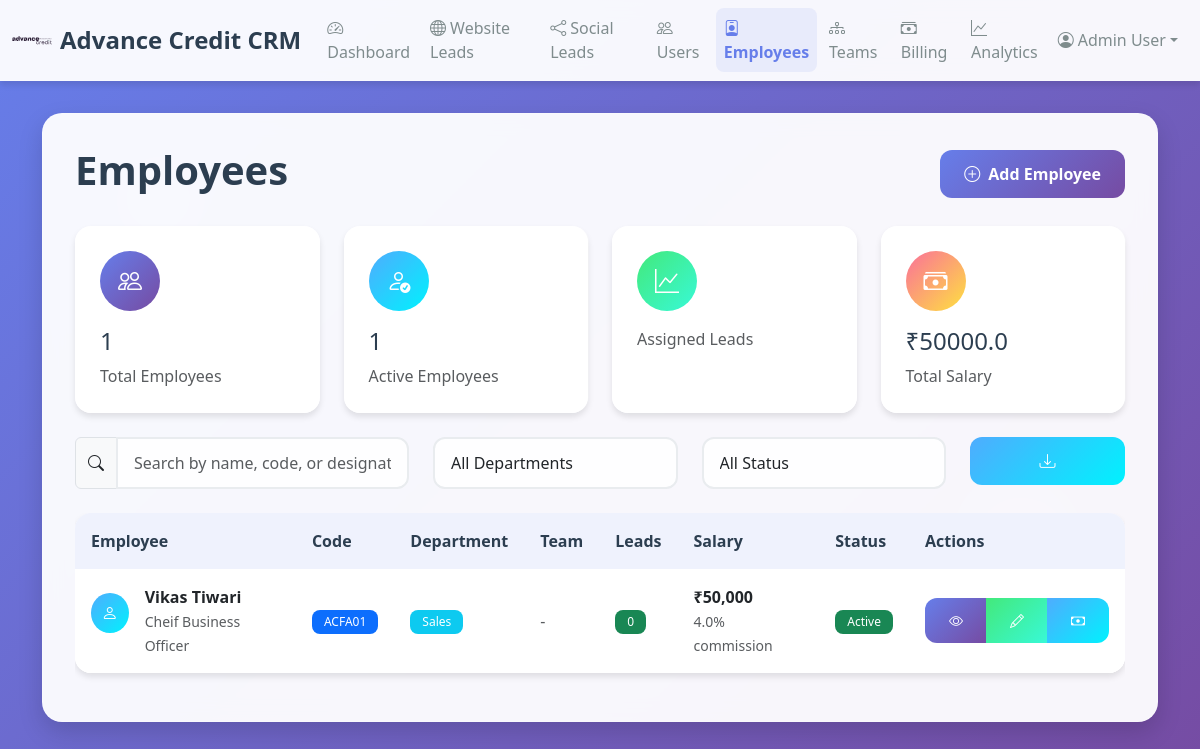
Screenshot of /crm/employees (signed in) with the database file from the repository.
### src/shared/crm_models.py (models this page shows)
class User(CRMBase):
    __tablename__ = "users"
    user_id = Column(Integer, primary_key=True, index=True)
    name = Column(String(128), nullable=False)
    email = Column(String(128), unique=True, nullable=False)
    phone = Column(String(32), unique=True, nullable=False)
    password_hash = Column(String(128), nullable=False)
    role = Column(String(32), default="employee")
    is_active = Column(Boolean, default=True)
    created_at = Column(DateTime, server_default=func.now())
    employee = relationship("Employee", back_populates="user", uselist=False)

class Employee(CRMBase):
    __tablename__ = "employees"
    employee_id = Column(Integer, primary_key=True, index=True)
    user_id = Column(Integer, ForeignKey("users.user_id"), unique=True, nullable=False)
    employee_code = Column(String(64), unique=True, nullable=False)
    designation = Column(String(64))
    department = Column(String(64))
    team_id = Column(Integer, ForeignKey("teams.team_id"), nullable=True)
    salary = Column(Float, default=0.0)
    commission_rate = Column(Float, default=0.0)
    is_active = Column(Boolean, default=True)
    joining_date = Column(Date, server_default=func.current_date())
    created_at = Column(DateTime, server_default=func.now())
    updated_at = Column(DateTime, onupdate=func.now())
    user = relationship("User", back_populates="employee")
    team = relationship("Team", foreign_keys=[team_id], back_populates="members")
    managed_teams = relationship("Team", foreign_keys="Team.manager_id", back_populates="manager")
    assigned_leads = relationship("LeadAssignment", back_populates="employee")
    billings = relationship("Billing", back_populates="employee")
    commissions = relationship("Commission", back_populates="employee")

### src/crm/routes.py (the view)
@router.get("/employees", response_class=HTMLResponse)
def employees_list(request: Request, db: Session = Depends(get_db)):
    user_id = request.session.get("user_id")
    if not user_id:
        return RedirectResponse("/crm/unauthorized", status_code=status.HTTP_302_FOUND)
    user = db.query(User).filter(User.user_id == user_id).first()
    if not user or user.role != "admin":
        return RedirectResponse("/crm/unauthorized", status_code=status.HTTP_302_FOUND)
    employees = db.query(Employee).join(User).outerjoin(Team, Employee.team_id == Team.team_id).all()
    total_employees = len(employees)
    active_employees = len([e for e in employees if e.is_active])
    assigned_leads = db.query(LeadAssignment).count()
    total_salary = sum([e.salary for e in employees if e.is_active])
    return templates.TemplateResponse("employees.html", {
        "request": request,
        "employees": employees,
        "total_employees": total_employees,
        "active_employees": active_employees,
        "assigned_leads": assigned_leads,
        "total_salary": total_salary
    })

### src/crm/templates/employees.html (shortened to what this page needs)
{% extends 'base.html' %}
{% block content %}
<div class="glass-card">
    <div class="d-flex justify-content-between align-items-center mb-4">
        <h1 class="page-title">Employees</h1>
        <a href="/crm/employees/new" class="btn btn-primary-modern btn-modern">
            <i class="bi bi-plus-circle me-2"></i>Add Employee
        </a>
    </div>
    <div class="row g-4 mb-4">
        <div class="col-lg-3 col-md-6">
            <div class="stats-card">
                <div class="stats-icon primary">
                    <i class="bi bi-people"></i>
                </div>
                <h3 class="h4 mb-2">{{ total_employees }}</h3>
                <p class="text-muted mb-0">Total Employees</p>
            </div>
        </div>
        <div class="col-lg-3 col-md-6">
            <div class="stats-card">
                <div class="stats-icon success">
                    <i class="bi bi-person-check"></i>
                </div>
                <h3 class="h4 mb-2">{{ active_employees }}</h3>
                <p class="text-muted mb-0">Active Employees</p>
            </div>
        </div>
        <div class="col-lg-3 col-md-6">
            <div class="stats-card">
                <div class="stats-icon warning">
                    <i class="bi bi-graph-up"></i>
                </div>
                <p class="text-muted mb-0">Assigned Leads</p>
            </div>
        </div>
        <div class="col-lg-3 col-md-6">
            <div class="stats-card">
                <div class="stats-icon danger">
                    <i class="bi bi-cash-stack"></i>
                </div>
                <h3 class="h4 mb-2">₹{{ total_salary|default(0) }}</h3>
                <p class="text-muted mb-0">Total Salary</p>
            </div>
        </div>
    </div>
    <div class="row mb-4">
        <div class="col-md-4">
            <div class="input-group">
                <span class="input-group-text"><i class="bi bi-search"></i></span>
                <input type="text" class="form-control form-control-modern" id="searchInput" placeholder="Search by name, code, or designation...">
            </div>
        </div>
        <div class="col-md-3">
            <select class="form-select form-control-modern" id="departmentFilter">
                <option value="">All Departments</option>
            </select>
        </div>
        <div class="col-md-3">
            <select class="form-select form-control-modern" id="statusFilter">
                <option value="">All Status</option>
            </select>
        </div>
        <div class="col-md-2">
            <button class="btn btn-success-modern btn-modern w-100" onclick="exportToCSV()">
                <i class="bi bi-download"></i>
            </button>
        </div>
    </div>
    <div class="table-responsive">
        <table class="table table-modern" id="employeesTable">
            <thead>
                <tr>
                    <th>Employee</th>
                    <th>Code</th>
                    <th>Department</th>
                    <th>Team</th>
                    <th>Leads</th>
                    <th>Salary</th>
                    <th>Status</th>
                    <th>Actions</th>
                </tr>
            </thead>
            <tbody>
                {% for employee in employees %}
                <tr>
                    <td>
                        <div class="d-flex align-items-center">
                            <div class="stats-icon success me-3" style="width: 40px; height: 40px; font-size: 1rem;">
                                <i class="bi bi-person"></i>
                            </div>
                            <div>
                                <strong>{{ employee.user.name }}</strong>
                                <br>
                                <small class="text-muted">{{ employee.designation }}</small>
                            </div>
                        </div>
                    </td>
                    <td>
                        <span class="badge badge-modern bg-primary">{{ employee.employee_code }}</span>
                    </td>
                    <td>
                        <span class="badge badge-modern bg-info">{{ employee.department }}</span>
                    </td>
                    <td>
                        {% if employee.team %}
                        <span class="badge badge-modern bg-warning">{{ employee.team.name }}</span>
                        {% else %}
                        <span class="text-muted">-</span>
                        {% endif %}
                    </td>
                    <td>
                        <span class="badge badge-modern bg-success">{{ employee.lead_count|default(0) }}</span>
                    </td>
                    <td>
                        <strong>₹{{ "{:,.0f}".format(employee.salary) }}</strong>
                        {% if employee.commission_rate > 0 %}
                        <br>
                        <small class="text-muted">{{ employee.commission_rate }}% commission</small>
                        {% endif %}
                    </td>
                    <td>
                        {% if employee.is_active %}
                        <span class="badge badge-modern bg-success">Active</span>
                        {% else %}
                        <span class="badge badge-modern bg-danger">Inactive</span>
                        {% endif %}
                    </td>
                    <td>
                        <div class="btn-group" role="group">
                            <a href="/crm/employees/{{ employee.employee_id }}/profile" class="btn btn-sm btn-primary-modern btn-modern" title="View Profile">
                                <i class="bi bi-eye"></i>
                            </a>
                            <a href="/crm/employees/{{ employee.employee_id }}/edit" class="btn btn-sm btn-warning-modern btn-modern" title="Edit">
                                <i class="bi bi-pencil"></i>
                            </a>
                            <a href="/crm/employees/{{ employee.employee_id }}/billing" class="btn btn-sm btn-success-modern btn-modern" title="Billing">
                                <i class="bi bi-cash"></i>
                            </a>
                        </div>
                    </td>
                </tr>
                {% endfor %}
            </tbody>
        </table>
    </div>
</div>
{% endblock %}

### src/crm/templates/base.html (shortened to what this page needs)
<!DOCTYPE html>
<html lang="en">
<head>
    <link href="https://cdn.jsdelivr.net/npm/bootstrap@5.3.0/dist/css/bootstrap.min.css" rel="stylesheet">
    <link href="https://cdn.jsdelivr.net/npm/bootstrap-icons@1.10.0/font/bootstrap-icons.css" rel="stylesheet">
</head>
<body>
    <div class="floating-shapes">
    </div>
    <nav class="navbar navbar-expand-lg">
        <div class="container-fluid">
            <a class="navbar-brand d-flex align-items-center" href="/crm/dashboard">
                <img src="/crm/static/ac-logo-1.svg" alt="Logo" width="40" height="40" class="me-2">
                Advance Credit CRM
            </a>
            <div class="collapse navbar-collapse" id="navbarNav">
                <ul class="navbar-nav me-auto">
                    <li class="nav-item">
                        <a class="nav-link {% if request.url.path == '/crm/dashboard' %}active{% endif %}" href="/crm/dashboard">
                            <i class="bi bi-speedometer2 me-1"></i>Dashboard
                        </a>
                    </li>
                    <li class="nav-item">
                        <a class="nav-link {% if request.url.path.startswith('/crm/website-leads') %}active{% endif %}" href="/crm/website-leads">
                            <i class="bi bi-globe me-1"></i>Website Leads
                        </a>
                    </li>
                    <li class="nav-item">
                        <a class="nav-link {% if request.url.path.startswith('/crm/social-leads') %}active{% endif %}" href="/crm/social-leads">
                            <i class="bi bi-share me-1"></i>Social Leads
                        </a>
                    </li>
                    <li class="nav-item">
                        <a class="nav-link {% if request.url.path.startswith('/crm/users') %}active{% endif %}" href="/crm/users">
                            <i class="bi bi-people me-1"></i>Users
                        </a>
                    </li>
                    <li class="nav-item">
                        <a class="nav-link {% if request.url.path.startswith('/crm/employees') %}active{% endif %}" href="/crm/employees">
                            <i class="bi bi-person-badge me-1"></i>Employees
                        </a>
                    </li>
                    <li class="nav-item">
                        <a class="nav-link {% if request.url.path.startswith('/crm/teams') %}active{% endif %}" href="/crm/teams">
                            <i class="bi bi-diagram-3 me-1"></i>Teams
                        </a>
                    </li>
                    <li class="nav-item">
                        <a class="nav-link {% if request.url.path.startswith('/crm/billing') %}active{% endif %}" href="/crm/billing">
                            <i class="bi bi-cash-stack me-1"></i>Billing
                        </a>
                    </li>
                    <li class="nav-item">
                        <a class="nav-link {% if request.url.path.startswith('/crm/analytics') %}active{% endif %}" href="/crm/analytics">
                            <i class="bi bi-graph-up me-1"></i>Analytics
                        </a>
                    </li>
                </ul>
                <ul class="navbar-nav">
                    {% if request.session.get('user_id') %}
                    <li class="nav-item dropdown">
                        <a class="nav-link dropdown-toggle d-flex align-items-center" href="#" data-bs-toggle="dropdown">
                            <i class="bi bi-person-circle me-1"></i>
                            {{ request.session.get('user_name', 'Profile') }}
                        </a>
                    </li>
                    {% else %}
                    <li class="nav-item">
                        <a class="nav-link" href="/crm/login"><i class="bi bi-box-arrow-in-right me-1"></i>Login</a>
                    </li>
                    {% endif %}
                </ul>
            </div>
        </div>
    </nav>
    <div class="main-container">
        <div class="container">
            {% block content %}{% endblock %}
        </div>
    </div>
</body>
</html>

### rows the page displays
User: session.get "Admin User"
Employee: user.name "Vikas Tiwari", designation "Cheif Business Officer", employee_code "ACFA01", department "Sales", lead_count "0", salary "50,000", commission_rate "4.0", is_active "Active"

### other values shown
{{ total_employees }} "1"
{{ active_employees }} "1"
{{ total_salary|default(0) }} "50000.0"
